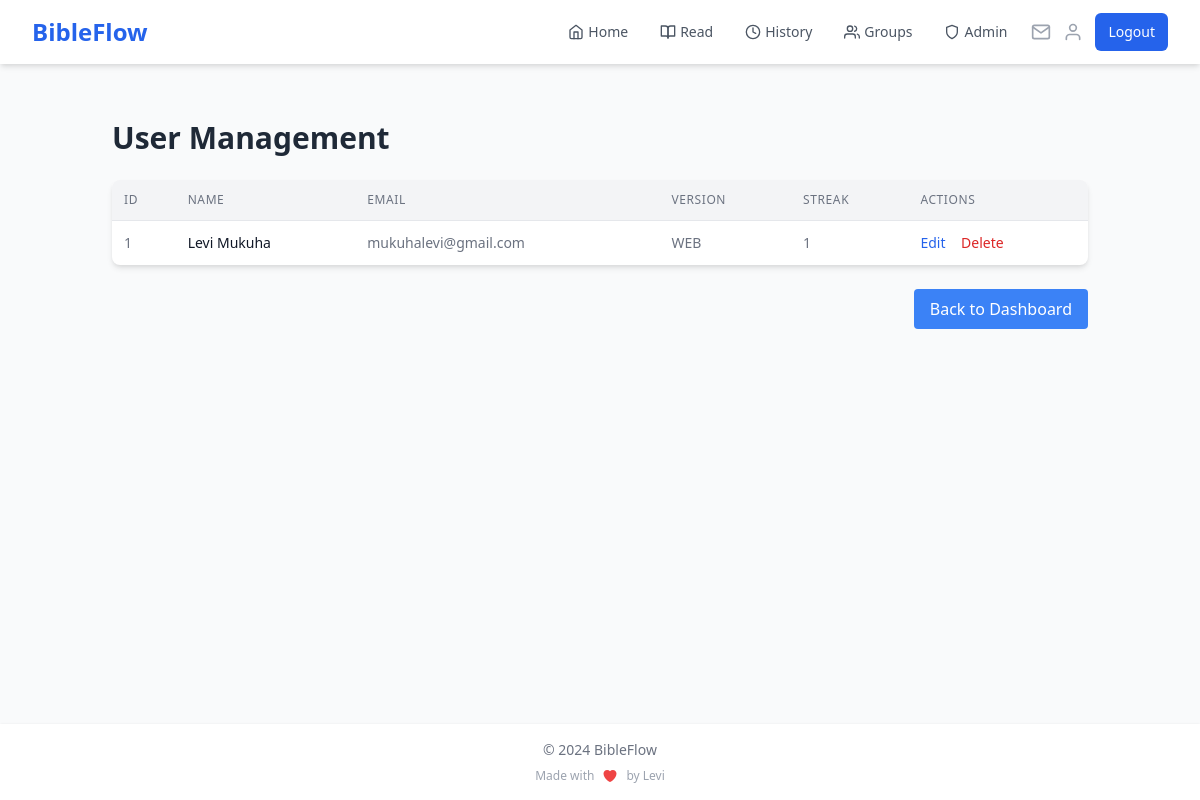
Before: /admin/users (signed in) with the older database file.
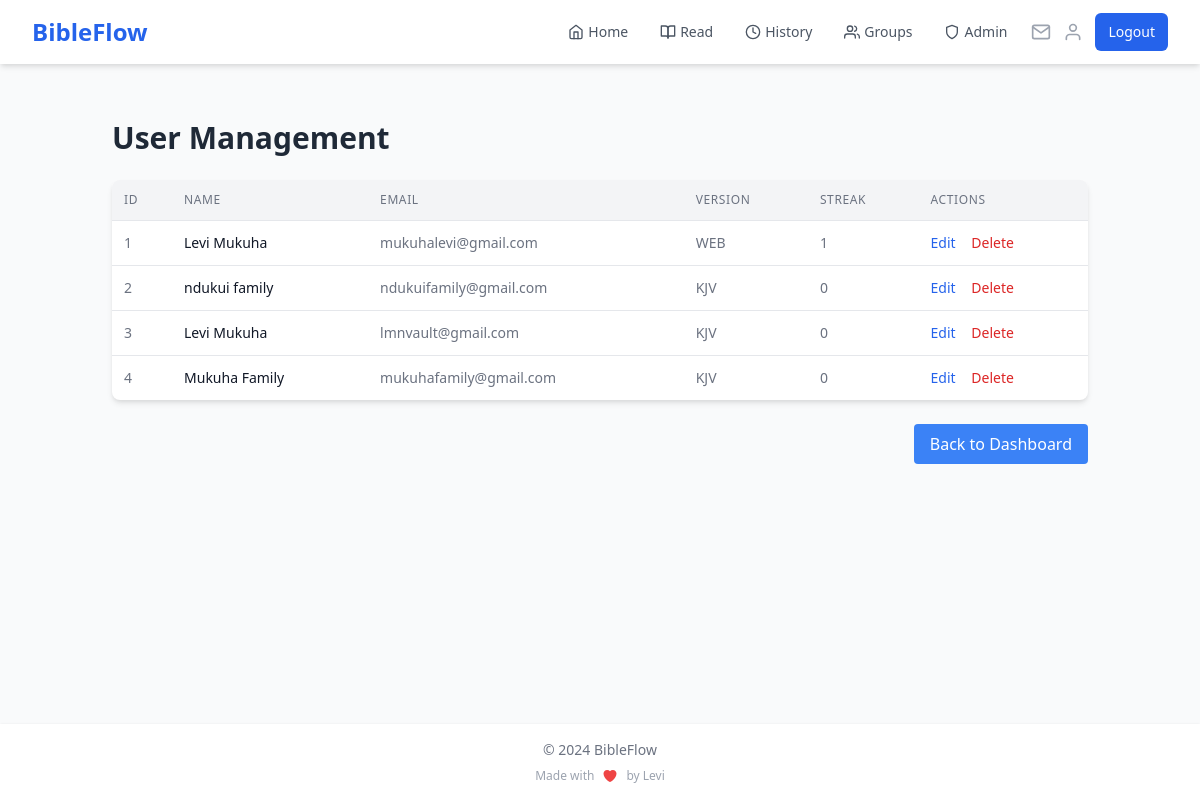
After: the same page with the newer database file.
### app.py (models this page shows)
class User(UserMixin, db.Model):
    id = db.Column(db.Integer, primary_key=True)
    name = db.Column(db.String(100), nullable=False)
    email = db.Column(db.String(120), unique=True, nullable=False, index=True)
    password_hash = db.Column(db.String(200), nullable=False)
    streak = db.Column(db.Integer, default=0)
    last_read_date = db.Column(db.DateTime, index=True)
    readings = db.relationship('Reading', backref='user', lazy='dynamic')
    preferred_version = db.Column(db.String(10), default='KJV')
    created_groups = db.relationship('ReadingGroup', backref='creator', lazy='dynamic')
    group_memberships = db.relationship('GroupMember', backref='user', lazy='dynamic')

### app.py (the view)
@app.route('/admin/users')
@login_required
@admin_required
def admin_users():
    page = request.args.get('page', 1, type=int)
    per_page = 20
    users = User.query.paginate(page=page, per_page=per_page, error_out=False)
    return render_template('admin/users.html', users=users)

### app.py (called while the page is built)
@login_manager.user_loader
def load_user(user_id):
    if 'user_id' in session:
        return User.query.get(int(session['user_id']))
    return None

@app.context_processor
def inject_user_name():
    if current_user.is_authenticated:
        return dict(user_name=current_user.name)
    return dict(user_name='Guest')

@app.context_processor
def inject_invitation_count():
    if current_user.is_authenticated:
        invitation_count = GroupInvitation.query.filter(
            GroupInvitation.email == current_user.email,
            GroupInvitation.used == False,
            GroupInvitation.expires_at > datetime.utcnow()
        ).count()
        return dict(invitation_count=invitation_count)
    return dict(invitation_count=0)

def admin_required(f):
    @wraps(f)
    def decorated_function(*args, **kwargs):
        if not current_user.is_authenticated or current_user.email.lower() != 'mukuhalevi@gmail.com'.lower():
            flash('You do not have permission to access the admin panel.')
            return redirect(url_for('home'))
        return f(*args, **kwargs)
    return decorated_function

### templates/admin/users.html (shortened to what this page needs)
{% extends "base.html" %}
{% block content %}
<div class="container mx-auto p-6">
    <h1 class="text-3xl font-bold mb-6 text-gray-800">User Management</h1>
    <div class="bg-white shadow-md rounded-lg overflow-hidden">
        <table class="w-full">
            <thead class="bg-gray-100 border-b">
                <tr>
                    <th class="p-3 text-left text-xs font-medium text-gray-500 uppercase tracking-wider">ID</th>
                    <th class="p-3 text-left text-xs font-medium text-gray-500 uppercase tracking-wider">Name</th>
                    <th class="p-3 text-left text-xs font-medium text-gray-500 uppercase tracking-wider">Email</th>
                    <th class="p-3 text-left text-xs font-medium text-gray-500 uppercase tracking-wider">Version</th>
                    <th class="p-3 text-left text-xs font-medium text-gray-500 uppercase tracking-wider">Streak</th>
                    <th class="p-3 text-left text-xs font-medium text-gray-500 uppercase tracking-wider">Actions</th>
                </tr>
            </thead>
            <tbody class="divide-y divide-gray-200">
                {% for user in users.items %}
                <tr class="hover:bg-gray-50">
                    <td class="p-3 whitespace-nowrap text-sm text-gray-500">{{ user.id }}</td>
                    <td class="p-3 whitespace-nowrap text-sm font-medium text-gray-900">{{ user.name }}</td>
                    <td class="p-3 whitespace-nowrap text-sm text-gray-500">{{ user.email }}</td>
                    <td class="p-3 whitespace-nowrap text-sm text-gray-500">{{ user.preferred_version }}</td>
                    <td class="p-3 whitespace-nowrap text-sm text-gray-500">{{ user.streak }}</td>
                    <td class="p-3 whitespace-nowrap text-sm font-medium">
                        <a href="{{ url_for('admin_edit_user', user_id=user.id) }}" class="text-blue-600 hover:text-blue-900 mr-3">Edit</a>
                        <form method="POST" action="{{ url_for('admin_delete_user', user_id=user.id) }}" class="inline">
                            <button type="submit" class="text-red-600 hover:text-red-900" onclick="return confirm('Are you sure?')">Delete</button>
                        </form>
                    </td>
                </tr>
                {% endfor %}
            </tbody>
        </table>
    </div>
    <div class="mt-6 flex items-center justify-between">
        <a href="{{ url_for('admin_dashboard') }}" class="px-4 py-2 bg-blue-500 text-white rounded hover:bg-blue-600">
            Back to Dashboard
        </a>
    </div>
</div>
{% endblock %}

### templates/base.html (shortened to what this page needs)
<!DOCTYPE html>
<html lang="en">
<head>
    <link href="https://cdn.jsdelivr.net/npm/tailwindcss@2.2.19/dist/tailwind.min.css" rel="stylesheet">
</head>
<body class="bg-gray-50 min-h-screen flex flex-col">
    <nav class="bg-white shadow-md">
        <div class="max-w-7xl mx-auto px-4 sm:px-6 lg:px-8">
            <div class="flex justify-between h-16 items-center">
                <div class="flex items-center justify-between w-full">
                    <div class="flex items-center">
                        <a href="{{ url_for('home') }}" class="text-xl sm:text-2xl font-bold text-blue-600">BibleFlow</a>
                    </div>
                    <div class="flex items-center">
                        {% if current_user.is_authenticated %}
                        <div class="hidden sm:flex space-x-4 mr-4">
                            <a href="{{ url_for('home') }}" class="text-gray-600 hover:text-blue-600 px-2 py-1 text-sm font-medium flex items-center">
                                <i data-feather="home" class="mr-1 h-4 w-4"></i>Home
                            </a>
                            <a href="{{ url_for('read') }}" class="text-gray-600 hover:text-blue-600 px-2 py-1 text-sm font-medium flex items-center">
                                <i data-feather="book-open" class="mr-1 h-4 w-4"></i>Read
                            </a>
                            <a href="{{ url_for('history') }}" class="text-gray-600 hover:text-blue-600 px-2 py-1 text-sm font-medium flex items-center">
                                <i data-feather="clock" class="mr-1 h-4 w-4"></i>History
                            </a>
                            <a href="{{ url_for('list_groups') }}" class="text-gray-600 hover:text-blue-600 px-2 py-1 text-sm font-medium flex items-center">
                                <i data-feather="users" class="mr-1 h-4 w-4"></i>Groups
                            </a>
                            {% if current_user.email.lower() == 'mukuhalevi@gmail.com' %}
                            <div class="relative group">
                                <a href="{{ url_for('admin_dashboard') }}" class="text-gray-600 hover:text-blue-600 px-2 py-1 text-sm font-medium flex items-center">
                                    <i data-feather="shield" class="mr-1 h-4 w-4"></i>Admin
                                </a>
                            </div>
                            {% endif %}
                        </div>
                        <div class="flex items-center space-x-3">
                            <a href="{{ url_for('view_invitations') }}" class="relative">
                                <i data-feather="mail" class="h-5 w-5 text-gray-400 hover:text-blue-600"></i>
                            </a>
                            <a href="{{ url_for('profile') }}" class="">
                                <i data-feather="user" class="h-5 w-5 text-gray-400 hover:text-blue-600"></i>
                            </a>
                            <a href="{{ url_for('logout') }}" class="hidden sm:inline-flex items-center px-3 py-2 border border-transparent text-sm font-medium rounded-md text-white bg-blue-600 hover:bg-blue-700">
                                Logout
                            </a>
                        </div>
                        {% endif %}
                    </div>
                </div>
            </div>
        </div>
    </nav>
    <main class="flex-grow container max-w-7xl mx-auto px-4 sm:px-6 lg:px-8 py-8">
        {% block content %}
        {% endblock %}
    </main>
    <footer class="bg-white shadow">
        <div class="max-w-7xl mx-auto py-4 px-4 sm:px-6 lg:px-8 text-center">
            <div class="text-gray-500 text-sm">
                © 2024 BibleFlow
            </div>
            <div class="mt-2 text-xs text-gray-400 flex items-center justify-center">
                <span class="mr-2">Made with</span>
                <span class="ml-2">by Levi</span>
            </div>
        </div>
    </footer>
</body>
</html>

Changed rows visible on the page:
added User: id "2", name "ndukui family", email "ndukuifamily@gmail.com", preferred_version "KJV", streak "0"
added User: id "3", name "Levi Mukuha", email "lmnvault@gmail.com", preferred_version "KJV", streak "0"
added User: id "4", name "Mukuha Family", email "mukuhafamily@gmail.com", preferred_version "KJV", streak "0"
